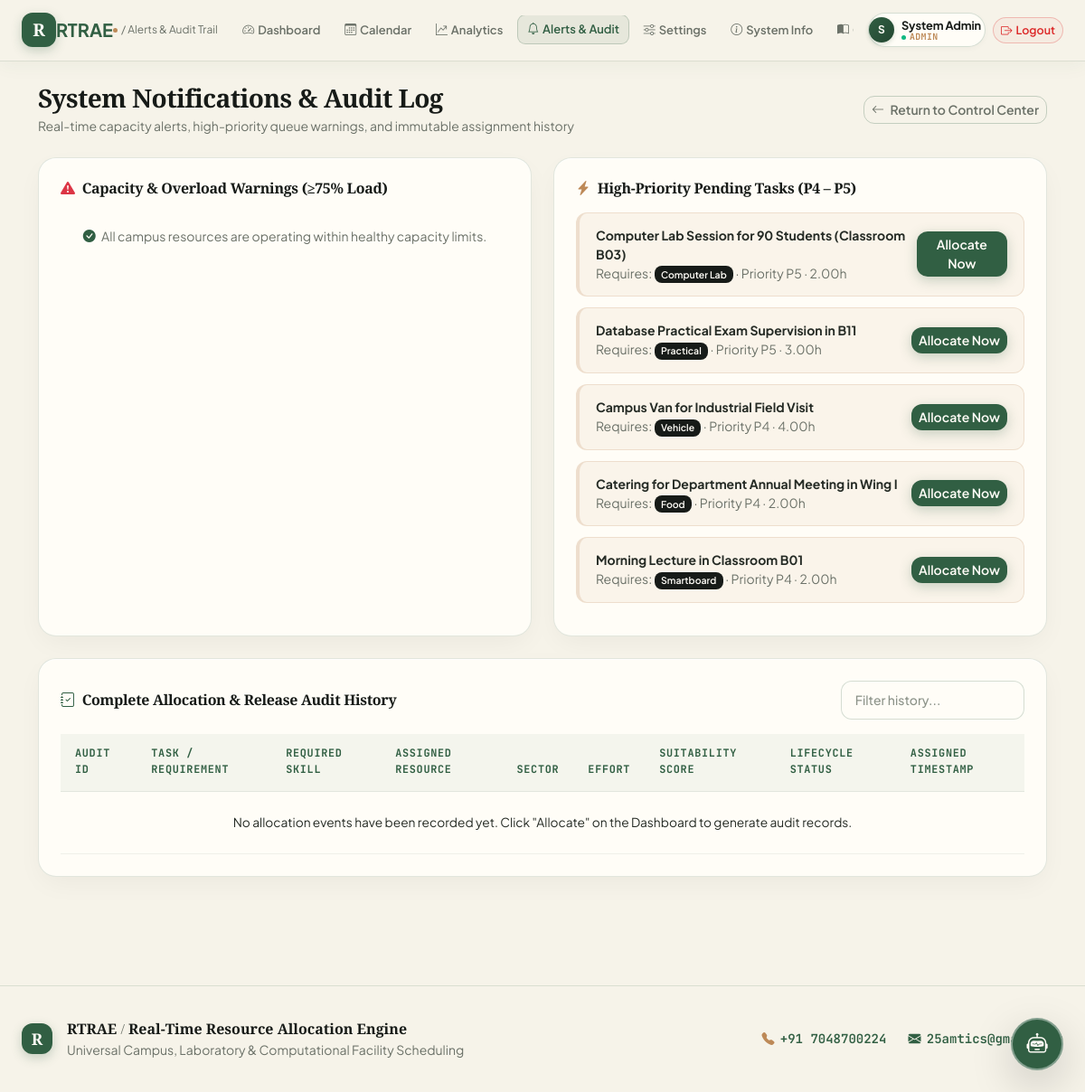
Screenshot of /audit.php (signed in) with the database file from the repository.
### tables this page shows
CREATE TABLE IF NOT EXISTS `tasks` (
    `id` INT AUTO_INCREMENT PRIMARY KEY,
    `title` VARCHAR(200) NOT NULL,
    `required_skill` VARCHAR(100) NOT NULL,
    `priority` TINYINT NOT NULL DEFAULT 3,
    `estimated_effort` DECIMAL(8,2) NOT NULL,
    `status` ENUM('pending','allocated','completed') NOT NULL DEFAULT 'pending',
    `created_at` TIMESTAMP DEFAULT CURRENT_TIMESTAMP
);

### audit.php (the view, shortened to what this page needs)
<?php
require_once __DIR__ . '/includes/auth_check.php';
$overloadedResources = $pdo->query("
    SELECT name, category, active_load, capacity
    FROM resources
    WHERE capacity > 0 AND (active_load / capacity) >= 0.75
    ORDER BY (active_load / capacity) DESC
")->fetchAll();
$urgentTasks = $pdo->query("
    SELECT id, title, required_skill, priority, estimated_effort, created_at
    FROM tasks
    WHERE status = 'pending' AND priority >= 4
    ORDER BY priority DESC, created_at ASC
")->fetchAll();
$auditHistory = $pdo->query("
    SELECT a.id, a.task_id, a.score, a.status AS alloc_status, a.assigned_at,
           t.title AS task_title, t.required_skill, t.estimated_effort, t.status AS task_status,
           r.name AS resource_name, r.category
    FROM allocations a
    JOIN tasks t ON a.task_id = t.id
    JOIN resources r ON a.resource_id = r.id
    ORDER BY a.assigned_at DESC
")->fetchAll();
require_once __DIR__ . '/includes/header.php';
?>
<div class="container pb-5 anim-fade-up">
    <div class="d-flex flex-wrap justify-content-between align-items-center mb-4 gap-2">
        <div>
            <h3 class="fw-bold mb-1" style="font-family:'Playfair Display',serif; color:var(--brand-charcoal);">System Notifications &amp; Audit Log</h3>
            <p class="text-muted small mb-0">Real-time capacity alerts, high-priority queue warnings, and immutable assignment history</p>
        </div>
        <a href="dashboard.php" class="btn btn-outline-secondary btn-sm fw-semibold"><i class="bi bi-arrow-left me-1"></i> Return to Control Center</a>
    </div>
    <div class="row g-4 mb-4 anim-fade-up delay-1">
        <div class="col-lg-6">
            <div class="glass-card p-4 h-100">
                <h6 class="fw-bold mb-3" style="font-family:'Playfair Display',serif; color:var(--brand-charcoal);">
                    <i class="bi bi-exclamation-triangle-fill text-danger me-2"></i>Capacity &amp; Overload Warnings (≥75% Load)
                </h6>
                <?php if (empty($overloadedResources)): ?>
                    <div class="text-muted small py-3 text-center"><i class="bi bi-check-circle-fill me-1" style="color:var(--brand-forest);"></i> All campus resources are operating within healthy capacity limits.</div>
                <?php endif; ?>
            </div>
        </div>
        <div class="col-lg-6">
            <div class="glass-card p-4 h-100">
                <h6 class="fw-bold mb-3" style="font-family:'Playfair Display',serif; color:var(--brand-charcoal);">
                    <i class="bi bi-lightning-charge-fill me-2" style="color:var(--brand-bronze);"></i>High-Priority Pending Tasks (P4 – P5)
                </h6>
                <?php if (empty($urgentTasks)): ?>
                    <div class="text-muted small py-3 text-center"><i class="bi bi-check-circle-fill me-1" style="color:var(--brand-forest);"></i> No urgent P4/P5 tasks are waiting in the queue.</div>
                <?php else: ?>
                    <?php foreach ($urgentTasks as $ut): ?>
                        <div class="alert-item small d-flex justify-content-between align-items-center">
                            <div>
                                <strong><?= htmlspecialchars($ut['title']) ?></strong>
                                <div class="text-muted">Requires: <span class="badge" style="background:#171B18;color:#FFFDF7;"><?= htmlspecialchars($ut['required_skill']) ?></span> · Priority P<?= (int)$ut['priority'] ?> · <?= $ut['estimated_effort'] ?>h</div>
                            </div>
                            <a href="dashboard.php" class="btn btn-sm btn-primary fw-semibold">Allocate Now</a>
                        </div>
                    <?php endforeach; ?>
                <?php endif; ?>
            </div>
        </div>
    </div>
    <div class="glass-card p-4 anim-fade-up delay-2">
        <div class="d-flex flex-wrap justify-content-between align-items-center mb-3 gap-2">
            <h6 class="fw-bold mb-0" style="font-family:'Playfair Display',serif; color:var(--brand-charcoal);">
                <i class="bi bi-journal-check me-2" style="color:var(--brand-forest);"></i>Complete Allocation &amp; Release Audit History
            </h6>
            <input type="text" id="auditSearch" class="form-control form-control-sm w-auto" placeholder="Filter history..." oninput="filterAudit()">
        </div>
        <div class="table-responsive">
            <table class="table table-hover align-middle mb-0 small" id="auditTable">
                <thead>
                    <tr>
                        <th>Audit ID</th>
                        <th>Task / Requirement</th>
                        <th>Required Skill</th>
                        <th>Assigned Resource</th>
                        <th>Sector</th>
                        <th>Effort</th>
                        <th>Suitability Score</th>
                        <th>Lifecycle Status</th>
                        <th>Assigned Timestamp</th>
                    </tr>
                </thead>
                <tbody>
                    <?php if (empty($auditHistory)): ?>
                        <tr><td colspan="9" class="text-center text-muted py-4">No allocation events have been recorded yet. Click "Allocate" on the Dashboard to generate audit records.</td></tr>
                    <?php endif; ?>
                </tbody>
            </table>
        </div>
    </div>
</div>
<?php require_once __DIR__ . '/includes/footer.php'; ?>
</body>
</html>

### includes/header.php (style rules this page uses)
:root { --brand-forest: #315F43; --brand-forest-hover: #234731; --brand-charcoal: #171B18; --brand-ivory: #F6F3E9; --brand-cream: #FFFDF7; --brand-sage: #B8CBB1; --brand-bronze: #BD8957; --brand-bronze-light: #E8C59C; --brand-text-primary: #252B25; --brand-text-muted: #6B7168; --brand-border: rgba(49, 95, 67, 0.14); }
* { box-sizing: border-box; }
body { background-color: var(--brand-ivory); font-family: 'Plus Jakarta Sans', sans-serif; color: var(--brand-text-primary); min-height: 100vh; -webkit-font-smoothing: antialiased; }
h1, h2, h3, h4, h5, h6, .font-serif { font-family: 'Playfair Display', Georgia, serif; color: var(--brand-charcoal); letter-spacing: -0.02em; }
.text-muted { color: var(--brand-text-muted) !important; }
.glass-card, .analytics-card, .info-card { background: var(--brand-cream) !important; border: 1px solid var(--brand-border) !important; border-radius: 20px !important; box-shadow: 0 10px 30px -5px rgba(23, 27, 24, 0.05), inset 0 1px 0 rgba(255, 255, 255, 0.8); color: var(--brand-text-primary); transition: border-color 0.25s ease, box-shadow 0.25s ease, transform 0.25s ease; }
.table { --bs-table-bg: transparent; --bs-table-color: var(--brand-text-primary); border-color: var(--brand-border); }
.table > thead th { background: rgba(49, 95, 67, 0.05) !important; color: var(--brand-forest) !important; font-family: 'JetBrains Mono', monospace; font-size: 0.74rem; text-transform: uppercase; letter-spacing: 0.06em; font-weight: 700; border-bottom: 1px solid var(--brand-border); padding: 0.85rem 1rem; }
.table > tbody td { color: var(--brand-text-primary) !important; border-bottom: 1px solid rgba(49, 95, 67, 0.08); padding: 0.95rem 1rem; vertical-align: middle; font-size: 0.86rem; }
.form-control, .form-select { background-color: var(--brand-cream) !important; border: 1px solid rgba(49, 95, 67, 0.2) !important; color: var(--brand-text-primary) !important; border-radius: 12px; font-weight: 500; padding: 0.62rem 0.95rem; transition: all 0.25s ease; }
.form-control::placeholder { color: #8C9389; }
.btn { border-radius: 12px; font-weight: 600; transition: all 0.25s ease; }
.btn-primary { background: var(--brand-forest) !important; color: var(--brand-cream) !important; border: none !important; box-shadow: 0 4px 14px rgba(49, 95, 67, 0.25); }
.btn-outline-secondary, .btn-outline-dark { color: var(--brand-text-muted) !important; border-color: rgba(49, 95, 67, 0.25) !important; background: transparent; }
.badge { font-weight: 600; border-radius: 8px; padding: 0.4em 0.7em; }
.anim-fade-up { animation: fadeSlideUp 0.65s cubic-bezier(0.16, 1, 0.3, 1) both; }
.delay-1 { animation-delay: 0.08s; }
.delay-2 { animation-delay: 0.16s; }

### audit.php (style rules this page uses)
.alert-item { border-left: 4px solid #BD8957; background: rgba(189, 137, 87, 0.08); padding: 14px 18px; border-radius: 12px; margin-bottom: 12px; border: 1px solid rgba(189, 137, 87, 0.2); border-left-width: 4px; }

### rows the page displays
tasks: title "Computer Lab Session for 90 Students (Classroom B03)", required_skill "Computer Lab", priority "5", estimated_effort "2.00"
tasks: title "Database Practical Exam Supervision in B11", required_skill "Practical", priority "5", estimated_effort "3.00"
tasks: title "Campus Van for Industrial Field Visit", required_skill "Vehicle", priority "4", estimated_effort "4.00"
tasks: title "Catering for Department Annual Meeting in Wing I", required_skill "Food", priority "4", estimated_effort "2.00"
tasks: title "Morning Lecture in Classroom B01", required_skill "Smartboard", priority "4", estimated_effort "2.00"

### other values shown
$pageSubtitle "Alerts & Audit Trail"
substr($userName, 0, 1) "S"
$userName "System Admin"
$userRole "ADMIN"
